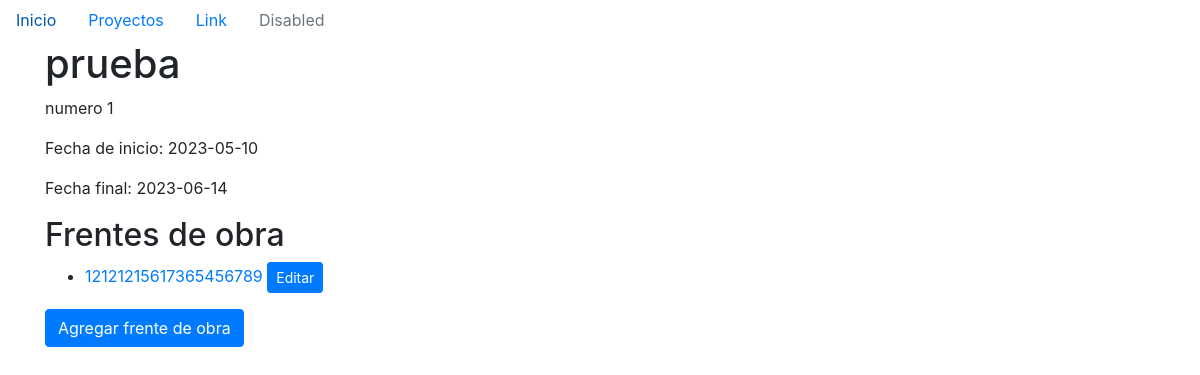
Before: /proyecto/detalles/1 with the older database file.
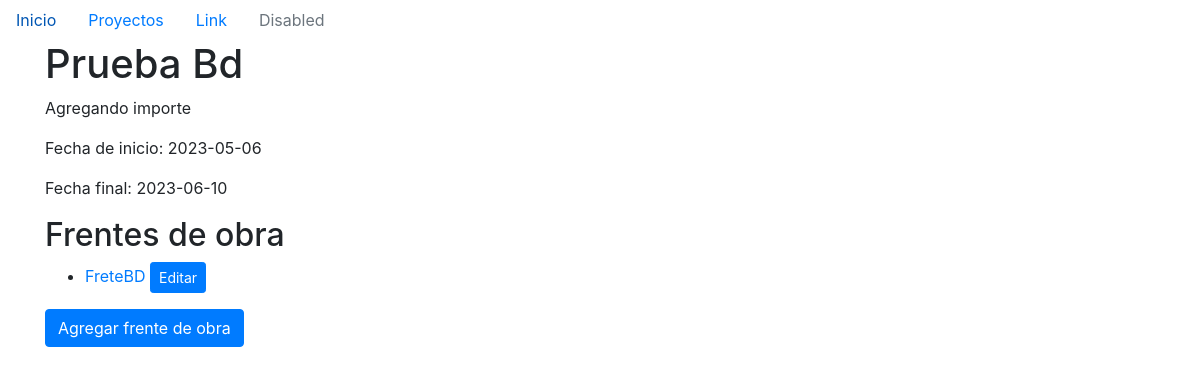
After: the same page with the newer database file.
### models/proyecto.py (models this page shows)
class Proyecto(db.Model):
    id = db.Column(db.Integer, primary_key= True, autoincrement=True)
    nombre = db.Column(db.String(100), nullable=False, unique=True)
    descripcion = db.Column(db.String(200))
    fecha_inicio = db.Column(db.Date, nullable=False)
    fecha_final = db.Column(db.Date, nullable=False)

### models/frente.py (models this page shows)
class Frente(db.Model):
    id = db.Column(db.Integer, primary_key=True)
    nombre = db.Column(db.String(100), nullable=False)
    descripcion = db.Column(db.String(200), nullable=False)
    fecha_inicio = db.Column(db.Date, nullable=False)
    no_contrato = db.Column(db.String(50), nullable=False)
    fecha_final = db.Column(db.Date, nullable=False)
    proyecto_id = db.Column(db.Integer, db.ForeignKey('proyecto.id'), nullable=False)
    proyecto = db.relationship('Proyecto', backref=db.backref('frentes', lazy=True))
    catalogos_relacionados = db.relationship('Catalogo', backref='frente', lazy=True)

### main.py (the view)
@app.route('/proyecto/detalles/<int:id>')
def detalles_proyecto(id):
    proyecto = Proyecto.query.get(id)
    frentes = Frente.query.filter_by(proyecto_id=proyecto.id).all()
    return render_template('detalle_proyecto.html', proyecto=proyecto, frentes=frentes)

### templates/detalle_proyecto.html (shortened to what this page needs)
{% extends 'base.html' %}
{% block content %}
<h1>{{ proyecto.nombre }}</h1>
<p>{{ proyecto.descripcion }}</p>
<p>Fecha de inicio: {{ proyecto.fecha_inicio }}</p>
<p>Fecha final: {{ proyecto.fecha_final }}</p>
<h2>Frentes de obra</h2>
<ul>
  {% for frente in proyecto.frentes %}
  <li>
    <a href="/proyecto/detalles/{{ proyecto.id}}/frente/{{ frente.id}}">{{ frente.nombre }}</a>
    <a href="/proyecto/{{ proyecto.id }}/frente/{{ frente.id}}/editar" class="btn btn-primary btn-sm">Editar</a>
  </li>
  {% endfor %}
</ul>
<a href="/registro/frentes" class="btn btn-primary">Agregar frente de obra</a>
{% endblock %}

Changed rows visible on the page:
removed Frente: nombre "12121215617365456789"
changed Proyecto: nombre "prueba" → "Prueba Bd"; descripcion "numero 1" → "Agregando importe"; fecha_inicio "2023-05-10" → "2023-05-06"; fecha_final "2023-06-14" → "2023-06-10"
now on this page (row edited): Frente: nombre "FreteBD"
